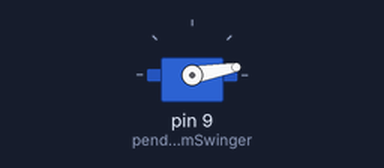
Bench run of a sketch on a simulated Arduino Uno, built with avr-gcc and run on an emulated ATmega328P. Parts: servo. What the sketch prints to the serial monitor is not drawn.

Above: at 0.05 s.
At 0.65 s:
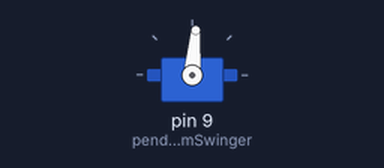
At 1.05 s:
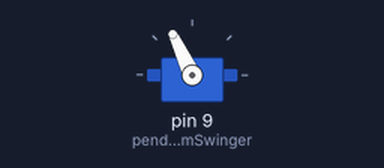
At 1.95 s:
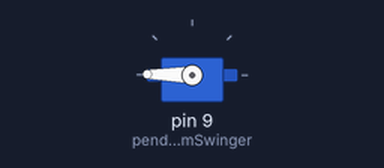
Timing chart, 0 to 4.5 s (numbered marks = the images above):
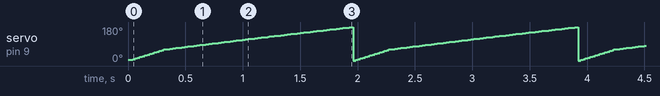

The sketch:

__Prototype.ino
```cpp
#include <Servo.h>

#define DIR_PIN 2
#define STEP_PIN 3
#define SERVO_PIN 9

Servo pendulumSwinger;  // create servo object to control a servo
float pos = 0;    // variable to store the servo position
float delayTime = 0;
int delayHigh = 20;

void setup() {
  Serial.begin(57600);
  //  pinMode(DIR_PIN, OUTPUT);
  //  pinMode(STEP_PIN, OUTPUT);
  //  digitalWrite(DIR_PIN, LOW);
  //  digitalWrite(STEP_PIN, LOW);
  pendulumSwinger.attach(9);

}

void loop(){
  //rotate(3200, .1);
  swingPendulum();
  //  digitalWrite(STEP_PIN, HIGH);
  //  delay(135);
  //  digitalWrite(STEP_PIN, LOW);
  //  delay(135);

}

void swingPendulum() {

  for(pos = 0; pos <= 180; pos += 1)
  {
    pendulumSwinger.write(pos);
    delay(sin(delayTime) * 15);
    delayTime = float(pos);
    delayTime = map(delayTime, 0.0, 180, 0.0, PI);
    Serial.print("delayTime = ");
    Serial.println(delayTime);
    Serial.print("pos = ");
    Serial.println(pos);
  }


  //  FUNCTIONING BUT NOT VERY CLEAN
  //  delay(delayHigh);
  //  for(pos = 0; pos < 90; pos += 1)
  //  {
  //    pendulumSwinger.write(pos);
  //    delay(map(pos, 0, 89, delayHigh, 0));
  //  }
  //  for(pos = 90; pos < 180 ; pos += 1)
  //  {
  //    pendulumSwinger.write(pos);
  //    delay(map(pos, 90, 179, 1, delayHigh));
  //  }
  //  delay(delayHigh);
  //  for(pos = 180; pos > 90; pos -= 1)
  //  {
  //    pendulumSwinger.write(pos);
  //    delay(map(pos, 180, 91, delayHigh, 0));
  //  }
  //  for(pos = 90; pos >= 1; pos -= 1)
  //  {
  //    pendulumSwinger.write(pos);
  //    delay(map(pos, 90, 1, 0, delayHigh));
  //  }
}


void rotate(int steps, float speed){
  //rotate a specific number of microsteps (8 microsteps per step) - (negitive for reverse movement)
  //speed is any number from .01 -> 1 with 1 being fastest - Slower is stronger
  int dir = (steps > 0)? HIGH:LOW;
  steps = abs(steps);

  digitalWrite(DIR_PIN,dir);

  float usDelay = (1/speed) * 70;
  Serial.println(usDelay);
  for(int i=0; i < steps; i++){
    digitalWrite(STEP_PIN, HIGH);
    delayMicroseconds(6750);

    digitalWrite(STEP_PIN, LOW);
    delayMicroseconds(6750);
  }
}
```

Measured:
- by itself, servo on pin 9 (pendulumSwinger): ramps from 2° to 179° and jumps back, once every 2.0 s
